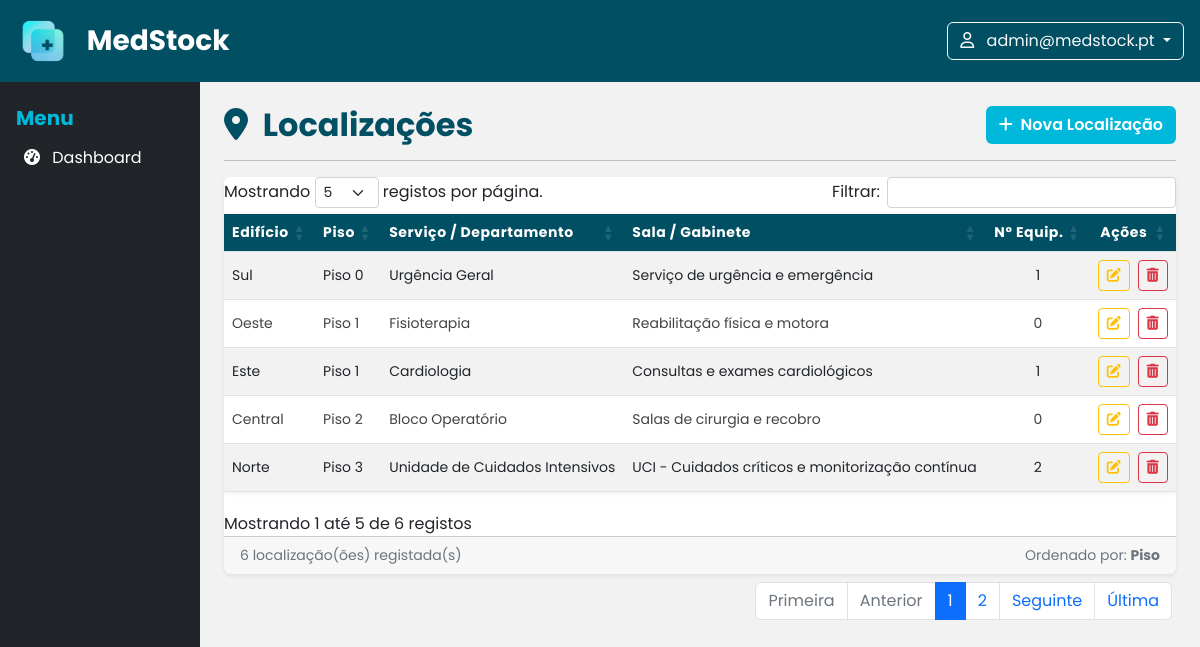
The app's page /private/views/localizacoes/lista.php (signed in) with its own data.
### tables this page shows
CREATE TABLE IF NOT EXISTS `localizacoes` (
  `id` int unsigned NOT NULL AUTO_INCREMENT,
  `nome` varchar(100) NOT NULL,
  `descricao` varchar(255) DEFAULT NULL,
  `piso` varchar(20) DEFAULT NULL,
  `ala` varchar(50) DEFAULT NULL,
  `created_at` datetime DEFAULT NULL,
  `updated_at` datetime DEFAULT NULL,
  PRIMARY KEY (`id`)
);

### private/includes/funcoes.php (called while the page is built, shortened)
<?php
function aes_encrypt($value) {
    return bin2hex(openssl_encrypt(
        $value,
        OPENSSL_METHOD,
        OPENSSL_KEY,
        OPENSSL_RAW_DATA,
        OPENSSL_IV
    ));
}

### private/views/localizacoes/lista.php (the view, shortened to what this page needs)
<?php
require_once __DIR__ . '/../../includes/funcoes.php';
?>
<?php include '../../includes/header.php'; ?>
<?php include '../../includes/nav.php'; ?>
<?php
try {
    $ligacao = new PDO(
        "mysql:host=" . MYSQL_HOST . ";dbname=" . MYSQL_DATABASE . ";charset=utf8",
        MYSQL_USERNAME,
        MYSQL_PASSWORD
    );
    $ligacao->setAttribute(PDO::ATTR_ERRMODE, PDO::ERRMODE_EXCEPTION);
    $resultados = $ligacao->query("
        SELECT l.*, COUNT(e.id) AS total_equipamentos
        FROM localizacoes l
        LEFT JOIN equipamentos e ON e.id_localizacao = l.id
        GROUP BY l.id
        ORDER BY l.piso
    ")->fetchAll(PDO::FETCH_OBJ);
    $erro = '';
} catch (PDOException $err) {
    $erro = "Aconteceu um erro na ligação.";
    $resultados = [];
}
?>
<div class="container-fluid">
    <div class="row">
        <?php include '../../includes/sidebar.php'; ?>
        <main class="col-md-9 col-lg-10 p-4" style="background-color: #f2f2f2;">
            <div class="d-flex justify-content-between align-items-center mb-3">
                <h2 class="mb-0 fw-bold" style="color: #004f63;"><i class="fas fa-map-marker-alt me-2"></i> Localizações</h2>
                <a href="novo.php" class="btn text-white fw-semibold" style="background-color: #00b8d9;">
                    <i class="fas fa-plus me-1"></i> Nova Localização
                </a>
            </div>
            <hr>
            <div class="card border-0 shadow-sm">
                <div class="card-body p-0">
                    <div class="table-responsive">
                        <table id="tabela-localizacoes" class="table table-striped table-hover align-middle mb-0">
                            <thead>
                                <tr><th>Edifício</th><th>Piso</th><th>Serviço / Departamento</th><th>Sala / Gabinete</th><th class="text-center">Nº Equip.</th><th class="text-center">Ações</th></tr>
                            </thead>
                            <tbody>
                                <?php if (!empty($erro)): ?>
                                    <tr><td colspan="6" class="text-center text-danger py-3"><?= htmlspecialchars($erro) ?></td></tr>
                                <?php elseif (empty($resultados)): ?>
                                    <tr><td colspan="6" class="text-center text-muted py-3">Nenhuma localização encontrada.</td></tr>
                                <?php else: foreach ($resultados as $l): ?>
                                <tr>
                                    <td><?= htmlspecialchars($l->ala ?? '—') ?></td>
                                    <td>Piso <?= htmlspecialchars($l->piso) ?></td>
                                    <td><?= htmlspecialchars($l->nome) ?></td>
                                    <td><?= htmlspecialchars($l->descricao ?? '—') ?></td>
                                    <td class="text-center"><?= $l->total_equipamentos ?></td>
                                    <td class="text-center">
                                        <a href="editar.php?id=<?= aes_encrypt($l->id) ?>" class="btn btn-sm btn-outline-warning me-1"><i class="fas fa-pen-to-square"></i></a>
                                        <a href="apagar.php?id=<?= aes_encrypt($l->id) ?>" class="btn btn-sm btn-outline-danger"><i class="fas fa-trash-can"></i></a>
                                    </td>
                                </tr>
                                <?php endforeach; endif; ?>
                            </tbody>
                        </table>
                    </div>
                </div>
                <div class="card-footer text-muted small d-flex justify-content-between">
                    <span><?= count($resultados) ?> localização(ões) registada(s)</span>
                    <span>Ordenado por: <strong>Piso</strong></span>
                </div>
            </div>
        </main>
    </div>
</div>
<?php include '../../includes/footer.php'; ?>

### private/assets/css/1231236.css (style rules this page uses)
* { margin: 0; padding: 0; box-sizing: border-box; font-family: 'Poppins', 'Titillium Web', sans-serif; }
:root { --verde: #00b8d9; --verde-escuro: #007fa3; --verde-muito-escuro: #004f63; --cinza-claro: #f2f2f2; --texto-escuro: #424343; }
table { width: 100%; border-collapse: collapse; margin-top: 20px; background-color: #fff; box-shadow: 0 2px 5px rgba(0, 0, 0, 0.05); }
thead { background-color: var(--verde-muito-escuro); color: #ffffff; text-align: left; }
thead th { padding: 12px; font-size: 14px; letter-spacing: 0.04em; }
tbody td { padding: 10px 12px; border-bottom: 1px solid #dee2e6; font-size: 14px; color: var(--texto-escuro); }
td a { color: var(--verde-escuro); text-decoration: none; font-weight: 600; }
.me-2 { margin-right: 0.5rem; }
.text-center { text-align: center; }

### records on screen
localizacoes: ala "Sul", piso "0", nome "Urgência Geral", descricao "Serviço de urgência e emergência", total_equipamentos "1"
localizacoes: ala "Oeste", piso "1", nome "Fisioterapia", descricao "Reabilitação física e motora", total_equipamentos "0"
localizacoes: ala "Este", piso "1", nome "Cardiologia", descricao "Consultas e exames cardiológicos", total_equipamentos "1"
localizacoes: ala "Central", piso "2", nome "Bloco Operatório", descricao "Salas de cirurgia e recobro", total_equipamentos "0"
localizacoes: ala "Norte", piso "3", nome "Unidade de Cuidados Intensivos", descricao "UCI - Cuidados críticos e monitorização contínua", total_equipamentos "2"

### other values on screen
APP_NAME "MedStock"
$nome "admin@medstock.pt"
count($resultados) "6"
